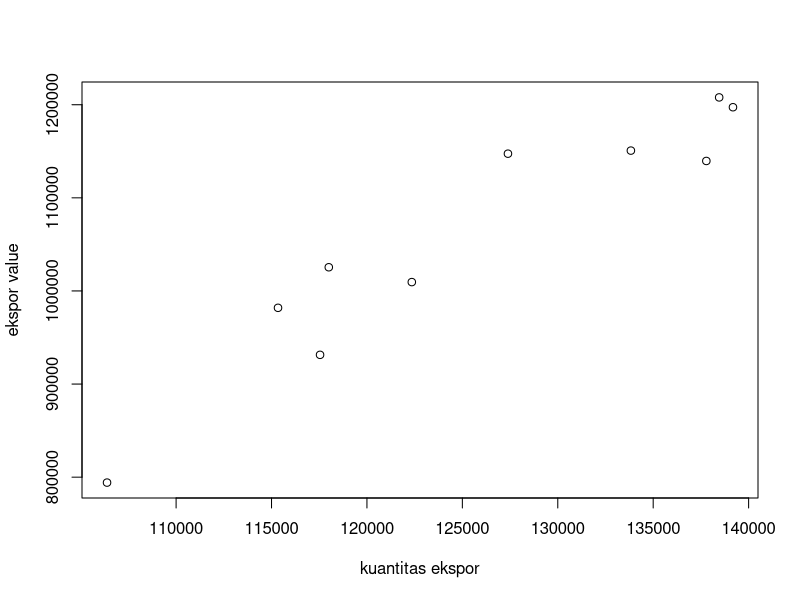
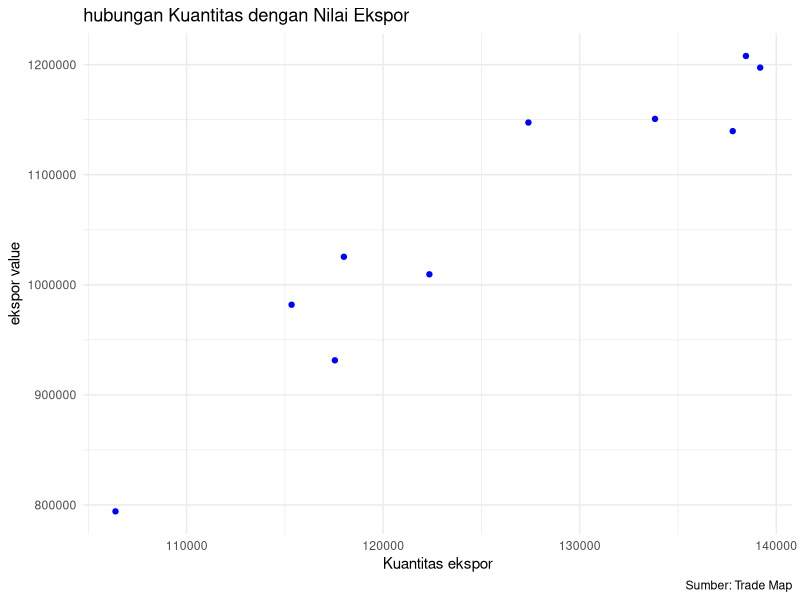

Write the R code that produced these figures, in order.
## ---- chunk 1
#| warning: false
#| echo: true
library(tidyverse)
library(readxl)
## ---- chunk 2
setwd("C:/Users/harto/OneDrive/Documents/uas metopel")
dat<-read_excel('Ekspor Tembakau.xlsx')
## ---- chunk 3
plot(dat$X,dat$Y,xlab="kuantitas ekspor",ylab="ekspor value")
## ---- chunk 4
#| label: Hubungan kuantitas dengan Nilai ekspor
#| fig-cap: "Hubungan antara kuantitas ekspor dengan nilai ekspor tahun 2012-2021"
ggplot(data=dat,aes(x=X,y=Y)) +
  geom_point(color="blue") + 
  labs(title="hubungan Kuantitas dengan Nilai Ekspor",
       x="Kuantitas ekspor",
       y="ekspor value",
       caption = "Sumber: Trade Map") +
  theme_minimal()
## ---- chunk 5
reg1<-lm(Y~X,data=dat)
summary(reg1)
